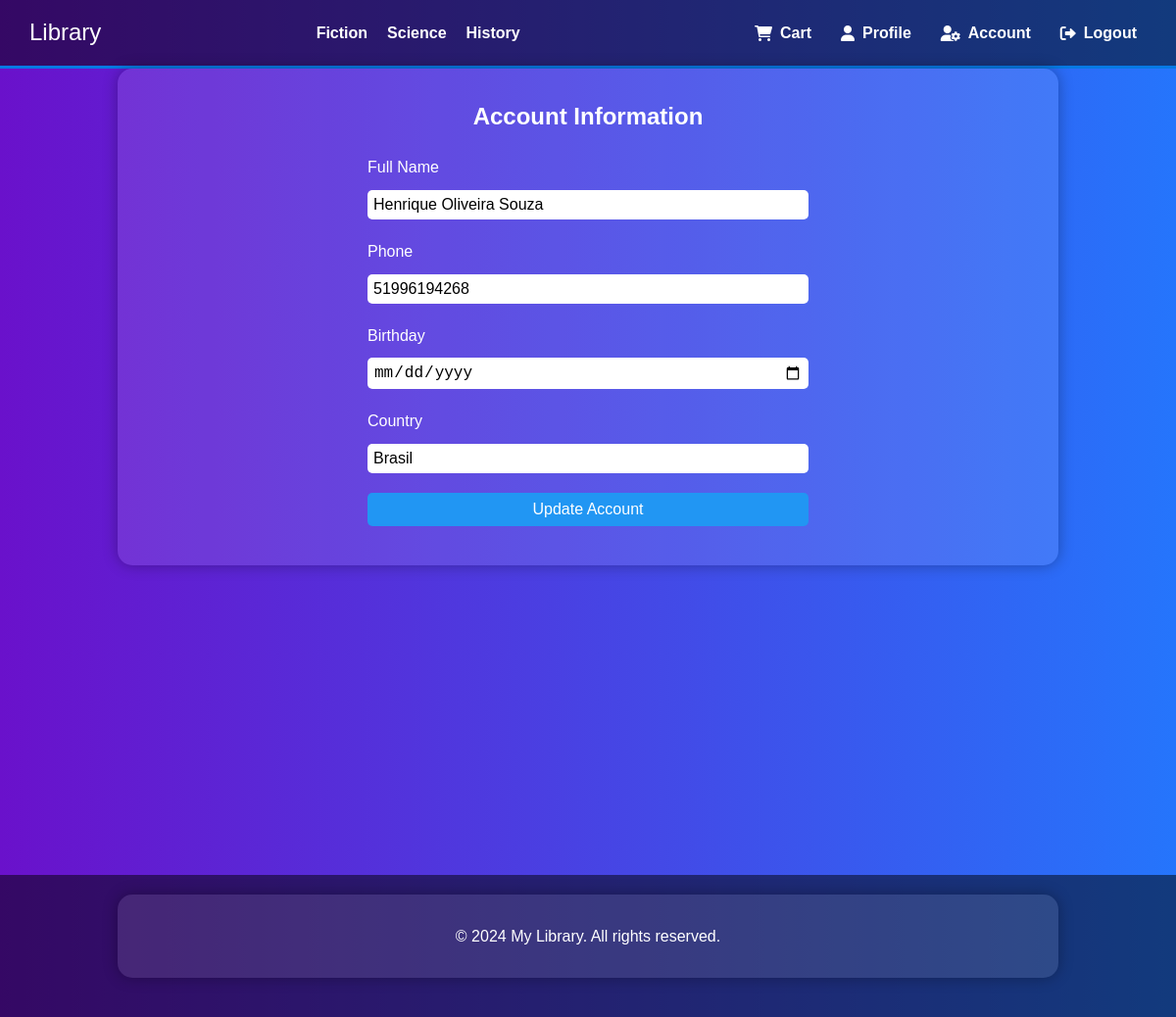
Screenshot of /account (signed in) with the database file from the repository.
### account/models.py (models this page shows, shortened)
class Client(models.Model):
    userr = models.OneToOneField(User, on_delete=models.CASCADE, default="")
    full_name = models.CharField(max_length=256)
    phone = models.CharField(max_length=11)
    birthday = models.DateField(null=True, blank=True)
    country = models.CharField(max_length=256)

### account/views.py (the view, shortened to what this page needs)
# urls.py: path("", account, name="account")
def account(request):
    try:
        client = Client.objects.get(userr=request.user)
        return render(request, "account/account.html", context={"client": client})
    except ObjectDoesNotExist:
        if request.method == "POST":
            full_name = request.POST["full_name"]
            phone = request.POST["phone"]
            birthday = request.POST["birthday"]
            country = request.POST["country"]
            client = Client.objects.create(userr=request.user, full_name=full_name, phone=phone, birthday=birthday, country=country)
            client.save()
            return redirect("account")
        return render(request, "account/account.html")

### account/templates/account/account.html (shortened to what this page needs)
{% include 'library_app/heade.html' %}
{% load permission_tags %}
{% if user.is_authenticated %}
<html lang="en">
<head>
    <link rel="stylesheet" href="https://cdnjs.cloudflare.com/ajax/libs/font-awesome/6.0.0-beta3/css/all.min.css">
</head>
<body>
    <section id="account">
        <div class="container">
            <h2>Account Information</h2>
            <form method="post" action="{% url 'account' %}">
                <label for="full_name">Full Name</label>
                <input type="text" id="full_name" name="full_name" value="{{ client.full_name }}" required>
                <label for="phone">Phone</label>
                <input type="tel" id="phone" name="phone" value="{{ client.phone }}" required>
                <label for="birthday">Birthday</label>
                <input type="date" id="birthday" name="birthday" value="{{ client.birthday }}" required>
                <label for="country">Country</label>
                <input type="text" id="country" name="country" value="{{ client.country }}" required>
                <button type="submit">Update Account</button>
            </form>
        </div>
    </section>
    {% include 'library_app/foote.html' %}
</body>
</html>
{% endif %}

### account/templates/account/account.html (style rules this page uses)
* { margin: 0; padding: 0; box-sizing: border-box; }
body { font-family: 'Arial', sans-serif; line-height: 1.6; background: linear-gradient(to right, #6a11cb, #2575fc); color: #fff; display: flex; flex-direction: column; min-height: 100vh; }
.container { width: 80%; margin: auto; overflow: hidden; background: rgba(255, 255, 255, 0.1); padding: 30px; border-radius: 15px; box-shadow: 0 0 15px rgba(0, 0, 0, 0.3); margin-bottom: 20px; }
h2 { text-align: center; margin-bottom: 20px; }
form { display: grid; gap: 10px; width: 50%; margin: auto; }
label { text-align: left; }
input, select, textarea, button { padding: 8px; border-radius: 5px; border: none; font-size: 16px; margin-bottom: 10px; background-color: rgba(255, 255, 255, 0.1); color: #fff; }
input[type="date"], input[type="text"], input[type="tel"], input[type="file"] { padding: 6px; color: #000; background-color: #fff; }
button { background-color: #2196F3; color: white; cursor: pointer; transition: background-color 0.3s ease; }

### rows the page displays
Client: full_name "Henrique Oliveira Souza", phone "51996194268", country "Brasil"
